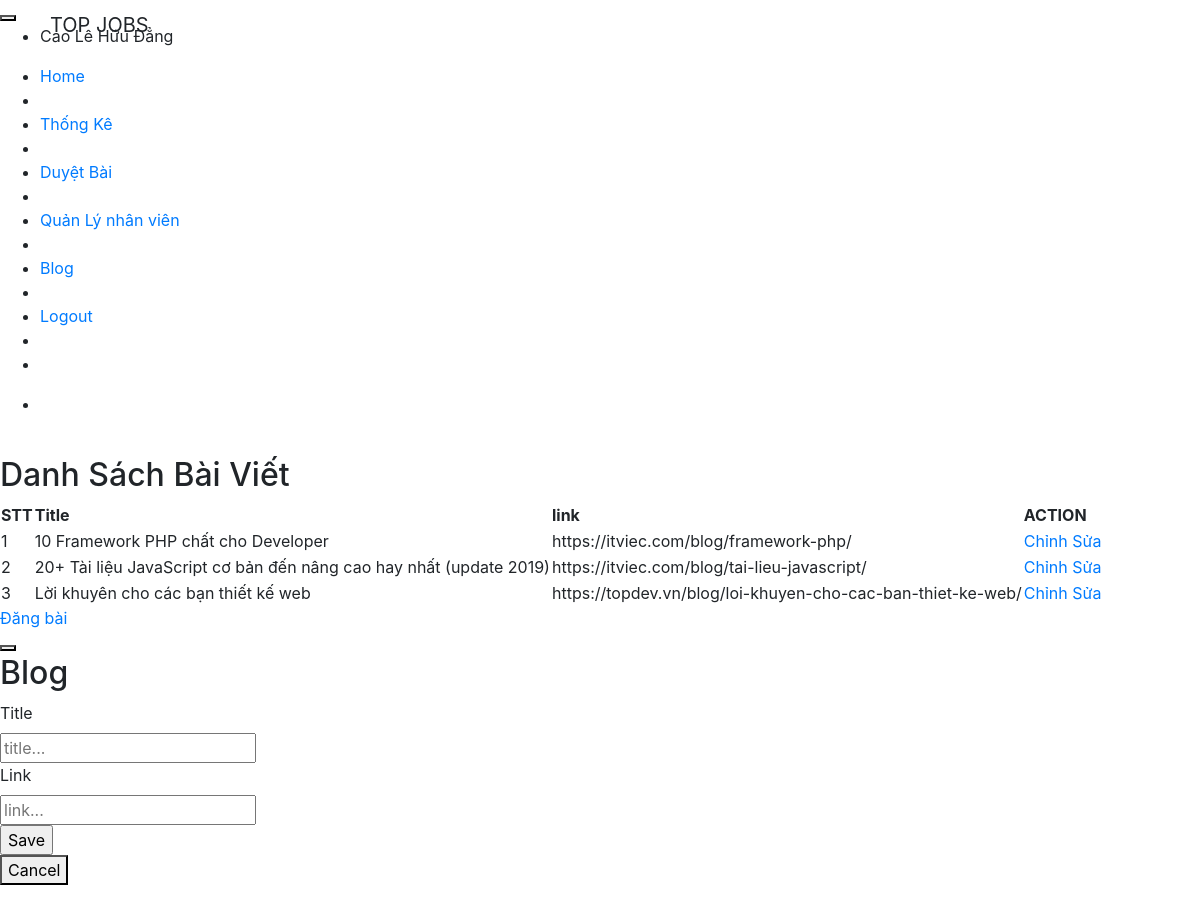
The page /src/Blog.php (signed in) on the database its author committed.
### tables this page shows
CREATE TABLE `blog` (
  `id_blog` int(11) NOT NULL,
  `title` varchar(255) NOT NULL,
  `link` varchar(255) NOT NULL,
  `id_user` int(11) NOT NULL
);

### src/Blog.php (the view, shortened to what this page needs)
<?php
require_once('../Config/db.php');
if (isset($_SESSION['username']) == false) {
    header('Location: Login.php');
}else {
    $username=$_SESSION['username'];
    $sql = mysqli_query($conn,"select *from users WHERE  username = '$username'");
    $row = mysqli_fetch_array($sql);
    if ($row['role'] == 'USER') {
        $_SESSION['role'] = $row['role'];
       ?>
        <script>
            window.location="Home.php"
        </script>
        <?php
    } else {
        ?>
<!DOCTYPE html>
<html lang="en">
<head>
  <link rel="stylesheet" href="https://maxcdn.bootstrapcdn.com/bootstrap/4.3.1/css/bootstrap.min.css">
  <link rel="stylesheet" href="https://cdnjs.cloudflare.com/ajax/libs/uikit/3.0.3/css/uikit.min.css" />
  <link href="https://maxcdn.bootstrapcdn.com/font-awesome/4.7.0/css/font-awesome.min.css" rel="stylesheet"
>
  <link rel="stylesheet" href="../css/style.css" />
</head>
<body>
<?php require_once ('./NavBarAdmin.php'); ?>
<div class = "uk-container ">
<br/>
<h2 class="uk-heading-divider">Danh Sách Bài Viết</h2>
    <table class="uk-table uk-table-hover uk-table-divider">
    <thead>
        <tr>
            <th>STT</th>
            <th>Title</th>
            <th>link</th>
            <th>ACTION</th>
        </tr>
    </thead>
    <tbody>
    <?php
         $sql = mysqli_query($conn,"select  * from blog");
         $count = 0;
            while ($result = mysqli_fetch_array($sql)) {
            $count++;
    ?>
        <tr>
            <td><?= $count ?></td>
            <td><?= $result['title'] ?></td>
            <td><?= $result['link'] ?></td>
            <td><a href = "./EditBlog.php?id_blog=<?= $result['id_blog'] ?>" class = "uk-button uk-button-danger">Chỉnh Sửa</a></td>
        </tr>
    <?php
             }
    ?>
    </tbody>
</table>
<a class="uk-button uk-button-secondary" href="#modal-sections" uk-toggle>Đăng bài</a>
<div id="modal-sections" uk-modal>
    <div class="uk-modal-dialog">
        <button class="uk-modal-close-default" type="button" uk-close></button>
        <div class="uk-modal-header">
            <h2 class="uk-modal-title">Blog</h2>
        </div>
        <div class="uk-modal-body">
        <form class="uk-form-stacked" onsubmit="return checkInput()" method = "POST" action = "./BlogAction.php">
            <div class="uk-margin">
                <label class="uk-form-label" for="title">Title</label>
                <div class="uk-form-controls">
                    <input class="uk-input" id="title" name = "title" type="text" placeholder="title...">
                </div>
            </div>
            <div class="uk-margin">
                <label class="uk-form-label" for="link">Link</label>
                <div class="uk-form-controls">
                    <input class="uk-input" id="link" name = "link" type="text" placeholder="link...">
                </div>
            </div>
            <div class="uk-margin">
                <input class="uk-button uk-button-primary uk-text-right" name = "submit" type="submit" value = "Save" />
            </div>
        </form>
        </div>
        <div class="uk-modal-footer uk-text-right">
            <button class="uk-button uk-button-default uk-modal-close" type="button">Cancel</button>
        </div>
    </div>
</div>
    </div>
    <br/><br/>
</body>
</html>
<?php
    }
    }
?>

### rows shown on the page
blog: title "10 Framework PHP chất cho Developer", link "https://itviec.com/blog/framework-php/"
blog: title "20+ Tài liệu JavaScript cơ bản đến nâng cao hay nhất (update 2019)", link "https://itviec.com/blog/tai-lieu-javascript/"
blog: title "Lời khuyên cho các bạn thiết kế web", link "https://topdev.vn/blog/loi-khuyen-cho-cac-ban-thiet-ke-web/"

### other values the page prints
$_SESSION['fullname'] "Cao Lê Hữu Đẳng"
